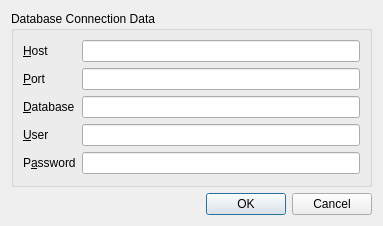
<?xml version="1.0" encoding="UTF-8"?>
<ui version="4.0">
 <class>DatabaseConnectionDataDialog</class>
 <widget class="QDialog" name="DatabaseConnectionDataDialog">
  <property name="geometry">
   <rect>
    <x>0</x>
    <y>0</y>
    <width>383</width>
    <height>226</height>
   </rect>
  </property>
  <property name="windowTitle">
   <string>Dialog</string>
  </property>
  <layout class="QVBoxLayout" name="verticalLayout">
   <item>
    <widget class="QGroupBox" name="groupBox">
     <property name="title">
      <string>Database Connection Data</string>
     </property>
     <layout class="QGridLayout" name="gridLayout">
      <item row="0" column="0">
       <widget class="QLabel" name="label">
        <property name="text">
         <string>&amp;Host</string>
        </property>
        <property name="buddy">
         <cstring>m_host</cstring>
        </property>
       </widget>
      </item>
      <item row="0" column="1">
       <widget class="QLineEdit" name="m_host"/>
      </item>
      <item row="1" column="0">
       <widget class="QLabel" name="label_2">
        <property name="text">
         <string>&amp;Port</string>
        </property>
        <property name="buddy">
         <cstring>m_port</cstring>
        </property>
       </widget>
      </item>
      <item row="1" column="1">
       <widget class="QLineEdit" name="m_port"/>
      </item>
      <item row="2" column="0">
       <widget class="QLabel" name="label_3">
        <property name="text">
         <string>&amp;Database</string>
        </property>
        <property name="buddy">
         <cstring>m_database</cstring>
        </property>
       </widget>
      </item>
      <item row="2" column="1">
       <widget class="QLineEdit" name="m_database"/>
      </item>
      <item row="3" column="0">
       <widget class="QLabel" name="label_4">
        <property name="text">
         <string>&amp;User</string>
        </property>
        <property name="buddy">
         <cstring>m_user</cstring>
        </property>
       </widget>
      </item>
      <item row="3" column="1">
       <widget class="QLineEdit" name="m_user"/>
      </item>
      <item row="4" column="0">
       <widget class="QLabel" name="label_5">
        <property name="text">
         <string>P&amp;assword</string>
        </property>
        <property name="buddy">
         <cstring>m_password</cstring>
        </property>
       </widget>
      </item>
      <item row="4" column="1">
       <widget class="QLineEdit" name="m_password">
        <property name="echoMode">
         <enum>QLineEdit::Password</enum>
        </property>
       </widget>
      </item>
     </layout>
    </widget>
   </item>
   <item>
    <widget class="QDialogButtonBox" name="buttonBox">
     <property name="orientation">
      <enum>Qt::Horizontal</enum>
     </property>
     <property name="standardButtons">
      <set>QDialogButtonBox::Cancel|QDialogButtonBox::Ok</set>
     </property>
    </widget>
   </item>
  </layout>
 </widget>
 <resources/>
 <connections>
  <connection>
   <sender>buttonBox</sender>
   <signal>accepted()</signal>
   <receiver>DatabaseConnectionDataDialog</receiver>
   <slot>accept()</slot>
   <hints>
    <hint type="sourcelabel">
     <x>248</x>
     <y>254</y>
    </hint>
    <hint type="destinationlabel">
     <x>157</x>
     <y>274</y>
    </hint>
   </hints>
  </connection>
  <connection>
   <sender>buttonBox</sender>
   <signal>rejected()</signal>
   <receiver>DatabaseConnectionDataDialog</receiver>
   <slot>reject()</slot>
   <hints>
    <hint type="sourcelabel">
     <x>316</x>
     <y>260</y>
    </hint>
    <hint type="destinationlabel">
     <x>286</x>
     <y>274</y>
    </hint>
   </hints>
  </connection>
 </connections>
</ui>
